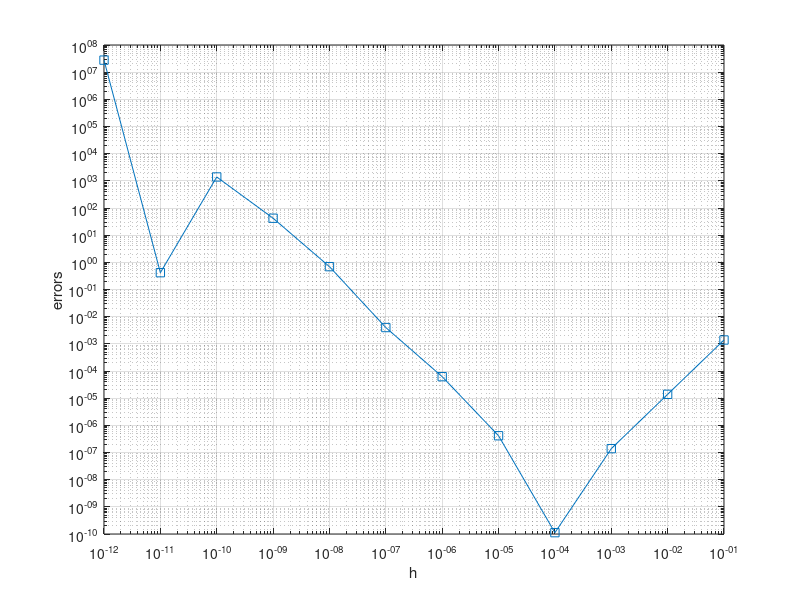

This figure's MATLAB source:
format long e

% How many h's we have
range = 12;

% Creates evenely spaced points for H
h = [10^-1, 10^-2, 10^-3, 10^-4, 10^-5, 10^-6, 10^-7, 10^-8, 10^-9, 10^-10, 10^-11, 10^-12];
approx = zeros(range,1);
errors = zeros(range,1);

% Calculates the approx values of h
for i=1:range
    approx(i) = ((cos(2 - 2*h(i)) - 2*cos(2) + cos(2 + 2*h(i))) / (4*h(i)^2));
end

% Calculates the errors for the approx values
for i=1:range
    errors(i) = abs(-cos(2) - approx(i));
end
    


% Testing our h values locally (they are close)
[m, l] = min(errors);
h(l);
(6*(10^-16)/1)^.25;

sprintf('We notice that as h gets smaller, the error decreases. However, due to a combonation of truncation, roundoff errors and loss of signifigance we see weird behavious from h as it gets smaller and smaller. Our h value that we got was close our expected h value form problem 2.')

loglog(h, errors, '-s')
xlabel('h')
ylabel('errors')
grid on